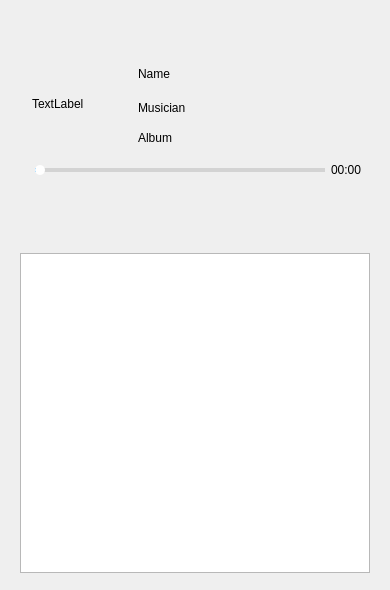
<?xml version="1.0" encoding="UTF-8"?>
<ui version="4.0">
 <class>IcePlayer</class>
 <widget class="QWidget" name="IcePlayer">
  <property name="geometry">
   <rect>
    <x>0</x>
    <y>0</y>
    <width>390</width>
    <height>590</height>
   </rect>
  </property>
  <property name="minimumSize">
   <size>
    <width>390</width>
    <height>590</height>
   </size>
  </property>
  <property name="maximumSize">
   <size>
    <width>390</width>
    <height>590</height>
   </size>
  </property>
  <property name="windowTitle">
   <string>IcePlayer</string>
  </property>
  <property name="styleSheet">
   <string notr="true"/>
  </property>
  <layout class="QVBoxLayout" name="verticalLayout_4">
   <property name="leftMargin">
    <number>0</number>
   </property>
   <property name="topMargin">
    <number>0</number>
   </property>
   <property name="rightMargin">
    <number>0</number>
   </property>
   <property name="bottomMargin">
    <number>0</number>
   </property>
   <item>
    <layout class="QHBoxLayout" name="horizontalLayout_3">
     <item>
      <widget class="ICE_Ice_Button" name="logoBtn">
       <property name="minimumSize">
        <size>
         <width>120</width>
         <height>48</height>
        </size>
       </property>
       <property name="maximumSize">
        <size>
         <width>120</width>
         <height>48</height>
        </size>
       </property>
       <property name="focusPolicy">
        <enum>Qt::NoFocus</enum>
       </property>
       <property name="styleSheet">
        <string notr="true">QPushButton{
background-color:rgba(255, 255, 255,0);
border-style:solid;
border-width:0px;
}</string>
       </property>
       <property name="text">
        <string/>
       </property>
       <property name="iconSize">
        <size>
         <width>120</width>
         <height>48</height>
        </size>
       </property>
       <property name="flat">
        <bool>true</bool>
       </property>
      </widget>
     </item>
     <item>
      <layout class="QHBoxLayout" name="horizontalLayout_2">
       <item>
        <layout class="QVBoxLayout" name="verticalLayout">
         <item>
          <layout class="QHBoxLayout" name="horizontalLayout">
           <item>
            <spacer name="horizontalSpacer">
             <property name="orientation">
              <enum>Qt::Horizontal</enum>
             </property>
             <property name="sizeHint" stdset="0">
              <size>
               <width>40</width>
               <height>20</height>
              </size>
             </property>
            </spacer>
           </item>
           <item>
            <widget class="ICE_Ice_Button" name="miniBtn">
             <property name="minimumSize">
              <size>
               <width>29</width>
               <height>31</height>
              </size>
             </property>
             <property name="maximumSize">
              <size>
               <width>29</width>
               <height>31</height>
              </size>
             </property>
             <property name="focusPolicy">
              <enum>Qt::NoFocus</enum>
             </property>
             <property name="styleSheet">
              <string notr="true">QPushButton{
background-color:rgba(255, 255, 255,0);
border-style:solid;
border-width:0px;
}</string>
             </property>
             <property name="text">
              <string/>
             </property>
             <property name="iconSize">
              <size>
               <width>20</width>
               <height>20</height>
              </size>
             </property>
             <property name="flat">
              <bool>true</bool>
             </property>
            </widget>
           </item>
          </layout>
         </item>
         <item>
          <spacer name="verticalSpacer">
           <property name="orientation">
            <enum>Qt::Vertical</enum>
           </property>
           <property name="sizeHint" stdset="0">
            <size>
             <width>20</width>
             <height>17</height>
            </size>
           </property>
          </spacer>
         </item>
        </layout>
       </item>
       <item>
        <layout class="QVBoxLayout" name="verticalLayout_2">
         <item>
          <widget class="ICE_Ice_Button" name="minBtn">
           <property name="minimumSize">
            <size>
             <width>29</width>
             <height>31</height>
            </size>
           </property>
           <property name="maximumSize">
            <size>
             <width>29</width>
             <height>31</height>
            </size>
           </property>
           <property name="focusPolicy">
            <enum>Qt::NoFocus</enum>
           </property>
           <property name="text">
            <string/>
           </property>
           <property name="iconSize">
            <size>
             <width>20</width>
             <height>20</height>
            </size>
           </property>
           <property name="flat">
            <bool>true</bool>
           </property>
          </widget>
         </item>
         <item>
          <spacer name="verticalSpacer_2">
           <property name="orientation">
            <enum>Qt::Vertical</enum>
           </property>
           <property name="sizeHint" stdset="0">
            <size>
             <width>20</width>
             <height>17</height>
            </size>
           </property>
          </spacer>
         </item>
        </layout>
       </item>
       <item>
        <layout class="QVBoxLayout" name="verticalLayout_3">
         <item>
          <widget class="ICE_Ice_Button" name="exitBtn">
           <property name="minimumSize">
            <size>
             <width>29</width>
             <height>31</height>
            </size>
           </property>
           <property name="maximumSize">
            <size>
             <width>29</width>
             <height>31</height>
            </size>
           </property>
           <property name="focusPolicy">
            <enum>Qt::NoFocus</enum>
           </property>
           <property name="styleSheet">
            <string notr="true">QPushButton{
background-color:rgba(255, 255, 255,0);
border-style:solid;
border-width:0px;
}</string>
           </property>
           <property name="text">
            <string/>
           </property>
           <property name="iconSize">
            <size>
             <width>20</width>
             <height>20</height>
            </size>
           </property>
           <property name="flat">
            <bool>true</bool>
           </property>
          </widget>
         </item>
         <item>
          <spacer name="verticalSpacer_3">
           <property name="orientation">
            <enum>Qt::Vertical</enum>
           </property>
           <property name="sizeHint" stdset="0">
            <size>
             <width>20</width>
             <height>17</height>
            </size>
           </property>
          </spacer>
         </item>
        </layout>
       </item>
      </layout>
     </item>
    </layout>
   </item>
   <item>
    <layout class="QHBoxLayout" name="horizontalLayout_4">
     <item>
      <spacer name="horizontalSpacer_8">
       <property name="orientation">
        <enum>Qt::Horizontal</enum>
       </property>
       <property name="sizeHint" stdset="0">
        <size>
         <width>31</width>
         <height>13</height>
        </size>
       </property>
      </spacer>
     </item>
     <item>
      <widget class="QLabel" name="picLabel">
       <property name="minimumSize">
        <size>
         <width>100</width>
         <height>100</height>
        </size>
       </property>
       <property name="maximumSize">
        <size>
         <width>100</width>
         <height>100</height>
        </size>
       </property>
       <property name="text">
        <string>TextLabel</string>
       </property>
      </widget>
     </item>
     <item>
      <layout class="QVBoxLayout" name="verticalLayout_5">
       <item>
        <widget class="IceLabel" name="nameLabel">
         <property name="minimumSize">
          <size>
           <width>220</width>
           <height>20</height>
          </size>
         </property>
         <property name="maximumSize">
          <size>
           <width>220</width>
           <height>22</height>
          </size>
         </property>
         <property name="text">
          <string>Name</string>
         </property>
        </widget>
       </item>
       <item>
        <widget class="QLabel" name="musicianLabel">
         <property name="minimumSize">
          <size>
           <width>220</width>
           <height>15</height>
          </size>
         </property>
         <property name="maximumSize">
          <size>
           <width>220</width>
           <height>15</height>
          </size>
         </property>
         <property name="text">
          <string>Musician</string>
         </property>
        </widget>
       </item>
       <item>
        <widget class="QLabel" name="albumLabel">
         <property name="maximumSize">
          <size>
           <width>220</width>
           <height>15</height>
          </size>
         </property>
         <property name="text">
          <string>Album</string>
         </property>
        </widget>
       </item>
      </layout>
     </item>
     <item>
      <spacer name="horizontalSpacer_2">
       <property name="orientation">
        <enum>Qt::Horizontal</enum>
       </property>
       <property name="sizeHint" stdset="0">
        <size>
         <width>18</width>
         <height>18</height>
        </size>
       </property>
      </spacer>
     </item>
    </layout>
   </item>
   <item>
    <layout class="QHBoxLayout" name="horizontalLayout_5">
     <item>
      <spacer name="horizontalSpacer_3">
       <property name="orientation">
        <enum>Qt::Horizontal</enum>
       </property>
       <property name="sizeHint" stdset="0">
        <size>
         <width>67</width>
         <height>20</height>
        </size>
       </property>
      </spacer>
     </item>
     <item>
      <widget class="QSlider" name="playSlider">
       <property name="minimumSize">
        <size>
         <width>290</width>
         <height>20</height>
        </size>
       </property>
       <property name="maximumSize">
        <size>
         <width>290</width>
         <height>20</height>
        </size>
       </property>
       <property name="styleSheet">
        <string notr="true">QSlider::groove::horizontal{
border:0px;
height:4px;
}
QSlider::sub-page:horizontal{background:#0096ff;}
QSlider::add-page::horizontal{background:lightgray;}
QSlider::handle:horizontal{background:white;width:10px;border:#51b5fb 10px;border-radius:5px;margin:-3px 0px -3px 0px;}</string>
       </property>
       <property name="orientation">
        <enum>Qt::Horizontal</enum>
       </property>
      </widget>
     </item>
     <item>
      <widget class="QLabel" name="timeLabel">
       <property name="minimumSize">
        <size>
         <width>51</width>
         <height>16</height>
        </size>
       </property>
       <property name="maximumSize">
        <size>
         <width>51</width>
         <height>16</height>
        </size>
       </property>
       <property name="text">
        <string>00:00</string>
       </property>
      </widget>
     </item>
     <item>
      <spacer name="horizontalSpacer_9">
       <property name="orientation">
        <enum>Qt::Horizontal</enum>
       </property>
       <property name="sizeHint" stdset="0">
        <size>
         <width>40</width>
         <height>20</height>
        </size>
       </property>
      </spacer>
     </item>
    </layout>
   </item>
   <item>
    <layout class="QHBoxLayout" name="horizontalLayout_6">
     <property name="spacing">
      <number>9</number>
     </property>
     <item>
      <spacer name="horizontalSpacer_6">
       <property name="orientation">
        <enum>Qt::Horizontal</enum>
       </property>
       <property name="sizeHint" stdset="0">
        <size>
         <width>10</width>
         <height>18</height>
        </size>
       </property>
      </spacer>
     </item>
     <item>
      <widget class="ICE_Ice_Button" name="addBtn">
       <property name="minimumSize">
        <size>
         <width>31</width>
         <height>31</height>
        </size>
       </property>
       <property name="maximumSize">
        <size>
         <width>31</width>
         <height>31</height>
        </size>
       </property>
       <property name="focusPolicy">
        <enum>Qt::NoFocus</enum>
       </property>
       <property name="styleSheet">
        <string notr="true">QPushButton{
background-color:rgba(255, 255, 255,0);
border-style:solid;
border-width:0px;
}</string>
       </property>
       <property name="text">
        <string/>
       </property>
       <property name="iconSize">
        <size>
         <width>25</width>
         <height>25</height>
        </size>
       </property>
       <property name="flat">
        <bool>true</bool>
       </property>
      </widget>
     </item>
     <item>
      <widget class="ICE_Ice_Button" name="lyricBtn">
       <property name="minimumSize">
        <size>
         <width>31</width>
         <height>31</height>
        </size>
       </property>
       <property name="maximumSize">
        <size>
         <width>31</width>
         <height>31</height>
        </size>
       </property>
       <property name="focusPolicy">
        <enum>Qt::NoFocus</enum>
       </property>
       <property name="styleSheet">
        <string notr="true">QPushButton{
background-color:rgba(255, 255, 255,0);
border-style:solid;
border-width:0px;
}</string>
       </property>
       <property name="text">
        <string/>
       </property>
       <property name="iconSize">
        <size>
         <width>25</width>
         <height>25</height>
        </size>
       </property>
       <property name="flat">
        <bool>true</bool>
       </property>
      </widget>
     </item>
     <item>
      <widget class="ICE_Ice_Button" name="lastBtn">
       <property name="minimumSize">
        <size>
         <width>41</width>
         <height>41</height>
        </size>
       </property>
       <property name="maximumSize">
        <size>
         <width>41</width>
         <height>41</height>
        </size>
       </property>
       <property name="focusPolicy">
        <enum>Qt::NoFocus</enum>
       </property>
       <property name="text">
        <string/>
       </property>
       <property name="iconSize">
        <size>
         <width>41</width>
         <height>41</height>
        </size>
       </property>
       <property name="flat">
        <bool>true</bool>
       </property>
      </widget>
     </item>
     <item>
      <widget class="ICE_Ice_Button" name="playBtn">
       <property name="minimumSize">
        <size>
         <width>61</width>
         <height>61</height>
        </size>
       </property>
       <property name="maximumSize">
        <size>
         <width>61</width>
         <height>61</height>
        </size>
       </property>
       <property name="focusPolicy">
        <enum>Qt::NoFocus</enum>
       </property>
       <property name="styleSheet">
        <string notr="true">QPushButton{
background-color:rgba(255, 255, 255,0);
border-style:solid;
border-width:0px;
}</string>
       </property>
       <property name="text">
        <string/>
       </property>
       <property name="iconSize">
        <size>
         <width>60</width>
         <height>60</height>
        </size>
       </property>
       <property name="flat">
        <bool>true</bool>
       </property>
      </widget>
     </item>
     <item>
      <widget class="ICE_Ice_Button" name="nextBtn">
       <property name="minimumSize">
        <size>
         <width>41</width>
         <height>41</height>
        </size>
       </property>
       <property name="maximumSize">
        <size>
         <width>41</width>
         <height>41</height>
        </size>
       </property>
       <property name="focusPolicy">
        <enum>Qt::NoFocus</enum>
       </property>
       <property name="styleSheet">
        <string notr="true">QPushButton{
background-color:rgba(255, 255, 255,0);
border-style:solid;
border-width:0px;
}</string>
       </property>
       <property name="text">
        <string/>
       </property>
       <property name="iconSize">
        <size>
         <width>41</width>
         <height>41</height>
        </size>
       </property>
       <property name="flat">
        <bool>true</bool>
       </property>
      </widget>
     </item>
     <item>
      <widget class="ICE_Ice_Button" name="modeBtn">
       <property name="minimumSize">
        <size>
         <width>31</width>
         <height>31</height>
        </size>
       </property>
       <property name="maximumSize">
        <size>
         <width>31</width>
         <height>31</height>
        </size>
       </property>
       <property name="focusPolicy">
        <enum>Qt::NoFocus</enum>
       </property>
       <property name="styleSheet">
        <string notr="true">QPushButton{
background-color:rgba(255, 255, 255,0);
border-style:solid;
border-width:0px;
}</string>
       </property>
       <property name="text">
        <string/>
       </property>
       <property name="iconSize">
        <size>
         <width>25</width>
         <height>25</height>
        </size>
       </property>
       <property name="flat">
        <bool>true</bool>
       </property>
      </widget>
     </item>
     <item>
      <widget class="ICE_Vol_Button" name="volBtn" native="true">
       <property name="minimumSize">
        <size>
         <width>31</width>
         <height>31</height>
        </size>
       </property>
       <property name="maximumSize">
        <size>
         <width>31</width>
         <height>31</height>
        </size>
       </property>
      </widget>
     </item>
     <item>
      <spacer name="horizontalSpacer_7">
       <property name="orientation">
        <enum>Qt::Horizontal</enum>
       </property>
       <property name="sizeHint" stdset="0">
        <size>
         <width>13</width>
         <height>17</height>
        </size>
       </property>
      </spacer>
     </item>
    </layout>
   </item>
   <item>
    <layout class="QHBoxLayout" name="horizontalLayout_7">
     <property name="spacing">
      <number>6</number>
     </property>
     <item>
      <spacer name="horizontalSpacer_4">
       <property name="orientation">
        <enum>Qt::Horizontal</enum>
       </property>
       <property name="sizeType">
        <enum>QSizePolicy::Expanding</enum>
       </property>
       <property name="sizeHint" stdset="0">
        <size>
         <width>8</width>
         <height>20</height>
        </size>
       </property>
      </spacer>
     </item>
     <item>
      <widget class="QTableWidget" name="playlistTable">
       <property name="minimumSize">
        <size>
         <width>350</width>
         <height>320</height>
        </size>
       </property>
       <property name="maximumSize">
        <size>
         <width>350</width>
         <height>320</height>
        </size>
       </property>
       <property name="focusPolicy">
        <enum>Qt::StrongFocus</enum>
       </property>
      </widget>
     </item>
     <item>
      <spacer name="horizontalSpacer_5">
       <property name="orientation">
        <enum>Qt::Horizontal</enum>
       </property>
       <property name="sizeType">
        <enum>QSizePolicy::Expanding</enum>
       </property>
       <property name="sizeHint" stdset="0">
        <size>
         <width>8</width>
         <height>20</height>
        </size>
       </property>
      </spacer>
     </item>
    </layout>
   </item>
   <item>
    <spacer name="verticalSpacer_4">
     <property name="orientation">
      <enum>Qt::Vertical</enum>
     </property>
     <property name="sizeHint" stdset="0">
      <size>
       <width>17</width>
       <height>21</height>
      </size>
     </property>
    </spacer>
   </item>
  </layout>
 </widget>
 <layoutdefault spacing="6" margin="11"/>
 <customwidgets>
  <customwidget>
   <class>ICE_Ice_Button</class>
   <extends>QPushButton</extends>
   <header>icebutton.h</header>
  </customwidget>
  <customwidget>
   <class>IceLabel</class>
   <extends>QLabel</extends>
   <header>icelabel.h</header>
  </customwidget>
  <customwidget>
   <class>ICE_Vol_Button</class>
   <extends>QWidget</extends>
   <header>icevolbutton.h</header>
   <container>1</container>
  </customwidget>
 </customwidgets>
 <resources/>
 <connections/>
</ui>
